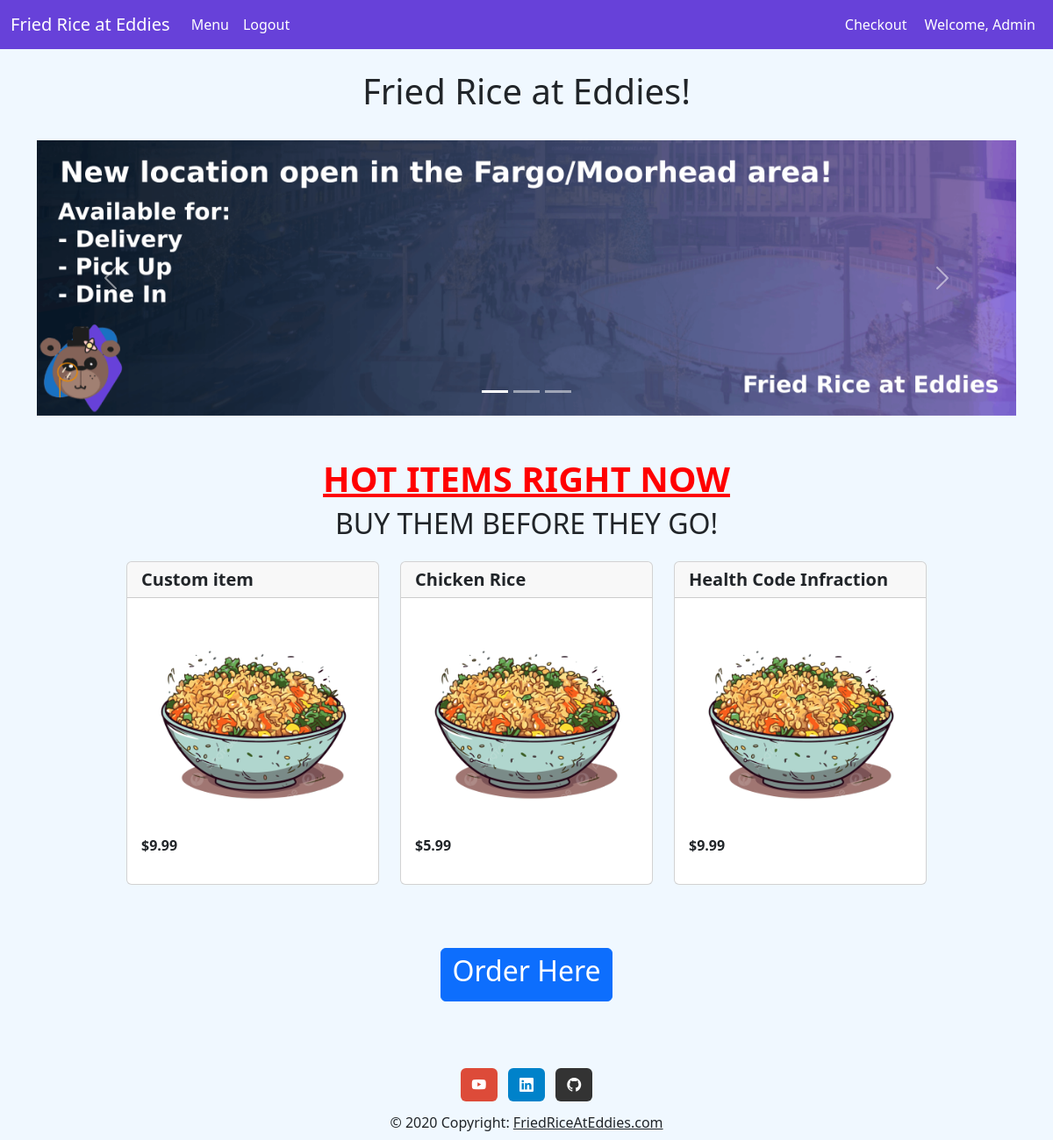
The app's page / (signed in) with its own data.
### main/models.py (models this page shows, shortened)
class Menu(models.Model):
    id = models.AutoField(primary_key=True)
    name = models.CharField(max_length=50)
    price = models.DecimalField(max_digits=6, decimal_places=2)

### main/views.py (the view)
# urls.py: path('', views.index, name='index'),
def index(request):
    menu_list =  Menu.objects.order_by('name')
    selected_items = random.sample(list(menu_list), math.floor(len(menu_list)/2))
    return render(request, 'main/index.html', {'menu': selected_items})

### main/templates/main/index.html (shortened to what this page needs)
{% extends 'base.html' %} {% load static %}
  {% block content %}
  <body>
    <br />
    <h1 class="text-center">Fried Rice at Eddies!</h1>
    <br />
    <div
      id="carouselMain"
      class="carousel slide carousel-padding mb-5"
      data-interval="3000"
      data-bs-ride="carousel"
    >
      <div class="carousel-indicators">
        <button
          type="button"
          data-bs-target="#carouselMain"
          data-bs-slide-to="0"
          class="active"
          aria-current="true"
          aria-label="Slide 1"
        ></button>
        <button
          type="button"
          data-bs-target="#carouselMain"
          data-bs-slide-to="1"
          aria-label="Slide 2"
        ></button>
        <button
          type="button"
          data-bs-target="#carouselMain"
          data-bs-slide-to="2"
          aria-label="Slide 3"
        ></button>
      </div>
      <div class="carousel-inner">
        <div class="carousel-item active">
          <div class="d-flex justify-content-center">
            <img
              src="{% static 'main/img/banner1.png' %}"
              class="d-block img-fluid m-50"
              alt="New Location in Fargo/Moorhead!"
            />
          </div>
        </div>
        <button
          class="carousel-control-prev"
          type="button"
          data-bs-target="#carouselMain"
          data-bs-slide="prev"
        >
          <span class="carousel-control-prev-icon" aria-hidden="true"></span>
        </button>
        <button
          class="carousel-control-next"
          type="button"
          data-bs-target="#carouselMain"
          data-bs-slide="next"
        >
          <span class="carousel-control-next-icon" aria-hidden="true"></span>
        </button>
      </div>
    </div>
    <div class="text-center mb-4">
      <h1 style="color: red">
        <u><b>HOT ITEMS RIGHT NOW</b></u>
      </h1>
      <h2>BUY THEM BEFORE THEY GO!</h2>
    </div>
    <div class="container d-flex align-items-center justify-content-center">
      <div class="row">
        {%if menu %} {%for item in menu %}
        <div class="col-sm">
          <div class="card" style="width: 18rem">
            <h5 class="card-header"><b>{{item.name}}</b></h5>
            <div class="card-body">
              <img
                class="card-img"
                src="{% static 'main/img/friedrice3.png' %}"
                alt="friedrice3.png"
              />
              <p class="card-text"><b>${{item.price}}</b></p>
            </div>
          </div>
        </div>
        {% endfor %} {% else %}
        <h1>No Menu Items Found.</h1>
        {% endif %}
      </div>
    </div>
    <br />
    <div class="text-center m-5">
      <a href="{% url 'menu' %}" class="btn btn-primary"><h2>Order Here</h2></a>
    </div>
  </body>
  {% endblock %}

### friedRiceAtEddiesWebsite/templates/navbar.html (shortened to what this page needs)
<nav
  class="navbar navbar-expand-lg navbar-dark"
  style="background-color: #6741d9"
>
  <div class="container-fluid">
    <a class="navbar-brand" href="{% url 'index' %}">Fried Rice at Eddies</a>
    <div class="collapse navbar-collapse" id="navbarNav">
      <ul class="navbar-nav me-auto">
        <li class="nav-item">
          <a class="nav-link active" aria-current="page" href="{% url 'menu' %}"
            >Menu</a
          >
        </li>
        {% if user.is_authenticated %}
        <li class="nav-item">
          <form id="logout-form" method="post" action="{% url 'logout' %}">
            <button
              class="nav-link active btn btn-link"
              aria-current="page"
              type="submit"
            >
              Logout
            </button>
          </form>
        </li>
        {% endif %}
      </ul>
      <ul class="navbar-nav ms-auto d-flex align-items-center">
        <li class="nav-item">
          <a
            class="nav-link active d-flex align-items-center"
            aria-current="page"
            href="{% url 'checkout' %}"
          >
            <span class="me-1">Checkout</span>
          </a>
        </li>
        <li class="nav-item">
          {% if user.is_authenticated %}
          <a class="nav-link active"
            >Welcome, {{ request.user.username|capfirst }}</a
          >
        </li>
        {% else %}
        <li class="nav-item">
          <a class="nav-link active">Welcome, Guest</a>
        </li>
        {% endif %}
      </ul>
    </div>
  </div>
</nav>

### friedRiceAtEddiesWebsite/static/css/styles.css (style rules this page uses)
html, body { background-color: aliceblue; margin: 0; padding: 0; }

### records on screen
Menu: name "Custom item", price "9.99"
Menu: name "Chicken Rice", price "5.99"
Menu: name "Health Code Infraction", price "9.99"

### other values on screen
{{ request.user.username|capfirst }} "Admin"
